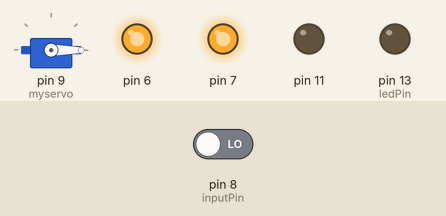
This sketch was run on a simulated Arduino Leonardo, built with avr-gcc and run on an emulated ATmega32U4. Parts: servo, output pins drawn as LEDs (lit = HIGH). Inputs (shaded band) come from the test bench; at power-on: pin 8 (inputPin) LOW. WiFi joins after 1.5 s; servers stay silent unless stated; the local clock reads 2024-03-15 10:24:30 at power-on unless the sketch sets it.

Above: at 3.0 s.
3.1 s: pin 8 (inputPin) driven HIGH
At 5.7 s:
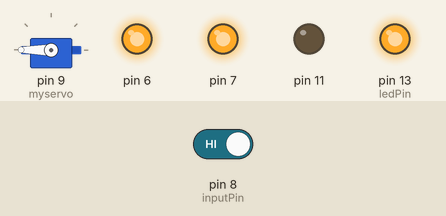
6.0 s: pin 8 (inputPin) driven LOW
At 7.4 s:
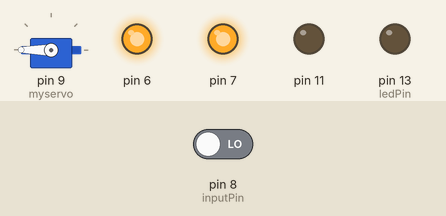
Timing chart, 0 to 9.0 s (numbered marks = the images above; inputs shaded):
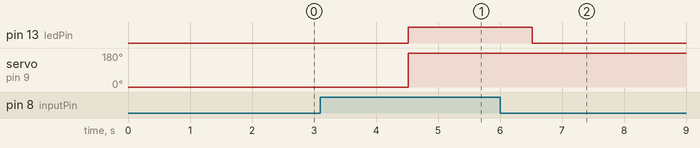

Measured:
- after the input at 3.1 s, pin 13 (ledPin): LOW → HIGH after 1.4 s; servo on pin 9 (myservo): 0° → 180° after 1.4 s
- after the input at 6.0 s, pin 13 (ledPin): HIGH → LOW after 0.52 s

The sketch:

Pet_Feeder.ino
```cpp
#define BLYNK_PRINT Serial


#include <ESP8266_Lib.h>
#include <BlynkSimpleShieldEsp8266.h>
#include <TimeLib.h>
#include <WidgetRTC.h>
#include <Servo.h>
BlynkTimer timer; // Announcing the timer.
BlynkTimer timer1;
WidgetLED led1(V5);  //Announcing the Blynk LED Widgets for the Alarm light.
WidgetLED led2(V3);  // For the food low LED light.
WidgetRTC rtc;  // Announcing variable for Real Time Clock.

Servo myservo;  // create servo object to control a servo

// You should get Auth Token in the Blynk App.
// Go to the Project Settings (nut icon).
char auth[] = "<Your_Auth_Code>";

// Your WiFi credentials.
// Set password to "" for open networks.
char ssid[] = "<Wifi_Name>";
char pass[] = "<Password>";

int ledPin = 13;                // choose the pin for the LED
int inputPin = 8;               // choose the input pin (for PIR sensor)
int val = 0;                    // variable for reading the pin status
int t1;
String time1;
String time2;
String currentTime;
int trigPin = (11); // Add the Trig pin on pin 10.
int echoPin = (10); // Add the ECHO pin on pin 9.
int duration, distance; // Add types 'duration' and 'distance'.
int count = 0;

// Hardware Serial on Mega, Leonardo, Micro...
#define EspSerial Serial1

// or Software Serial on Uno, Nano...
//#include <SoftwareSerial.h>
//SoftwareSerial EspSerial(2, 3); // RX, TX

// Your ESP8266 baud rate:
#define ESP8266_BAUD 115200  //You can change the baud rate according to your esp8266 module

ESP8266 wifi(&EspSerial);

void setup()
{
  // Debug console
  Serial.begin(9600);
  pinMode(ledPin, OUTPUT);      // declare LED as output
  pinMode(inputPin, INPUT);     // declare sensor as input
  pinMode (trigPin, OUTPUT);// Same as above, the TRIG pin will send the ultrasonic wave.
  pinMode (echoPin, INPUT); // The ECHO pin will recieve the rebounded wave, so it must be an input type.+
  pinMode (7 , OUTPUT);
  digitalWrite(7, HIGH);  //Using this pin as VCC for Ultrasonic Sensor
  pinMode (6 , OUTPUT);
  digitalWrite(6, HIGH);  //Using this pin as PIR for Ultrasonic Sensor
  myservo.attach(9);  // attaches the servo on pin 9 to the servo object
  myservo.write(0);
  EspSerial.begin(ESP8266_BAUD);  // Set ESP8266 baud rate
  delay(10);

  Blynk.begin(auth, wifi, ssid, pass); //Here it takes all the required parameters for it to connect to the blynk server.
  rtc.begin(); //Here it connects to Real Time Clock on the server, if it doesn't connect it starts from 00:00
  // You can also specify server:
  //Blynk.begin(auth, wifi, ssid, pass, "blynk-cloud.com", 80);
  //Blynk.begin(auth, wifi, ssid, pass, IPAddress(192,168,1,100), 8080);
  timer.setInterval(2000, runn);  //Here it will run the function 'runn' for the PIR sensor every 2 seconds.
}


void up() {
  myservo.write(0);
  timer.setTimeout(2000, down); // After 2 seconds it will the run the 'down' function and make the servo go back to its original position.
}

void down() {
  myservo.write(180);
}

void runn() {
  val = digitalRead(inputPin);  // read input value
  if (val == HIGH) {            // check if the input is HIGH
    digitalWrite(ledPin, HIGH);  // turn LED ON

    Blynk.notify("Alex detected"); //sends a notifications to the app.
    timer.setTimeout(10, up); // After 10ms it will run the function 'up' which will make the servor to pour the food.
  } else {

    digitalWrite(ledPin, LOW); // turn LED OFF
  }
}

//The function BLYNK_WRITE reads data from the app and writes it in a variable in the system.
//The function BLYNK_READ reads data from the variable in the system and sends it to the app.

BLYNK_WRITE(V0) { //This function is linked to the the "Drop Food" button on the app.
  int buttonState = param.asInt(); //Reads the state of the button '0=off or 1=on'
  if (buttonState == 1) {
    timer.setTimeout(100, up);  // After 100ms it will run the function 'up' which will make the servor to pour the food.
  }
}

BLYNK_WRITE(V6) {  //This function sets the system into 'Manual' or 'Automatic' through the app.
  switch (param.asInt()) {
    case 1: {
        Serial.println("Automatic");
        inputPin = 8; // This basically just changes the input pin for the PIR sensor to an empty pin slot so can not detect any motion, which in this case is 8.
        break;
      }
    case 2: {
        Serial.println("Manual");
        inputPin = 3; // IN this it changes the pin back to 3 where it can detect motion.
        break;
      }
  }
}

void check() { //In this function at specified time

  currentTime = String(hour()) + ":" + minute(); //Here it is taking the current time form the server.
  Serial.println(currentTime);
  if (time1 == currentTime) {

    if (timer.isEnabled(t1) ) {//Checks if the timer is running.
      timer1.setTimeout(10, up);
      led1.off(); //Turns the LED in the app off.
      timer.disable(t1); //It closes the timer.
      Serial.println("disable");
    }
  } else {
    Serial.print("Bad");
  }
}

BLYNK_WRITE(V4) {  // This is the timer function used to drop the food at a specific time.
  TimeInputParam t(param); //With the variable 't' we can read the time from the timer on the app.

  if (t.hasStartTime()) // It will run only if a time is set on the timer.
  {
    time1 = String(t.getStartHour()) + ":" + String(t.getStartMinute());
    Serial.println(time1);
    led1.on(); //Turns the LED on the app to turn on.
    t1 = timer.setInterval(5000, check); // Every 5 seconds it will run the 'check' function
  }
}

BLYNK_READ(V1){ //This function displays the real time on the app which is taken from the server.
  time2 = String(hour()) + ":" + minute() + ":" + second();
  Blynk.virtualWrite(V1, time2); //Sends the data of variable to the app widget which is set to Virtual Pin 1(V1).
}

BLYNK_READ(V2) //This function checks the food level in the container.
{
  int distance = ultra(); //Gives output if the the function 'ultra'.
  int level = distance;

  Blynk.virtualWrite(V2, level); //This send the level of the food in the container to the graph in the app.
  if (distance >= 7) {
    if (count == 0) {
      Blynk.notify("Food is low"); //If the level drops to a certain point it will send a notification.
    }
    led2.on(); // This will light up the Food Low LED on the app.
    count = 1;
  }
  else {
    led2.off();  //This block is used when food id refilled, then it turns off the LED.
    count = 0;
  }
}


int ultra()
{
  digitalWrite(trigPin, LOW);
  delayMicroseconds(20);
  digitalWrite(trigPin, HIGH);
  delayMicroseconds(100);
  digitalWrite(trigPin, LOW);
  duration = pulseIn(echoPin, HIGH);  // Reads the echoPin, returns the sound wave travel time in microseconds
  distance = duration * 0.034 / 2;  // Calculating the distance

  return distance;

}

void loop()
{
  Blynk.run(); //This connects the system to the blynk server when it connects it will show on the ap that the system is online.
  timer.run(); //Running the timer variable so it can be used above.
  timer1.run();
}
```
